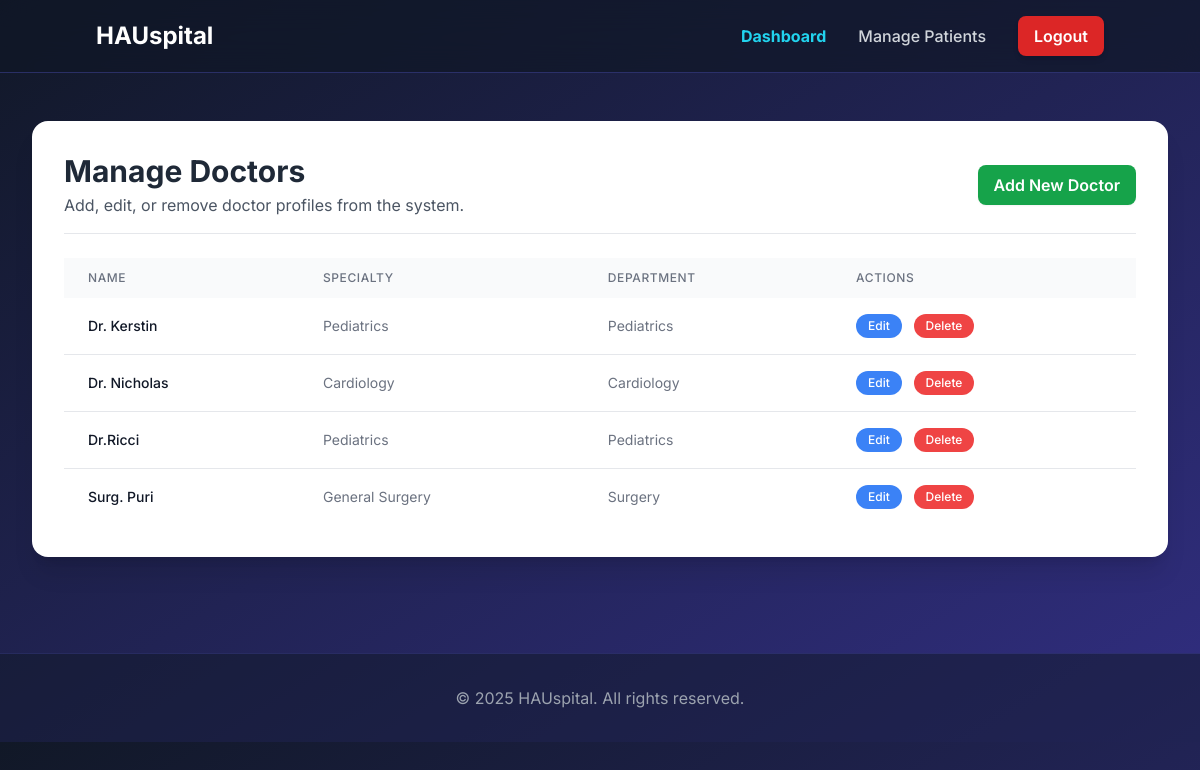
The page /accounts/manage-doctors/ (signed in) on the database as committed earlier.
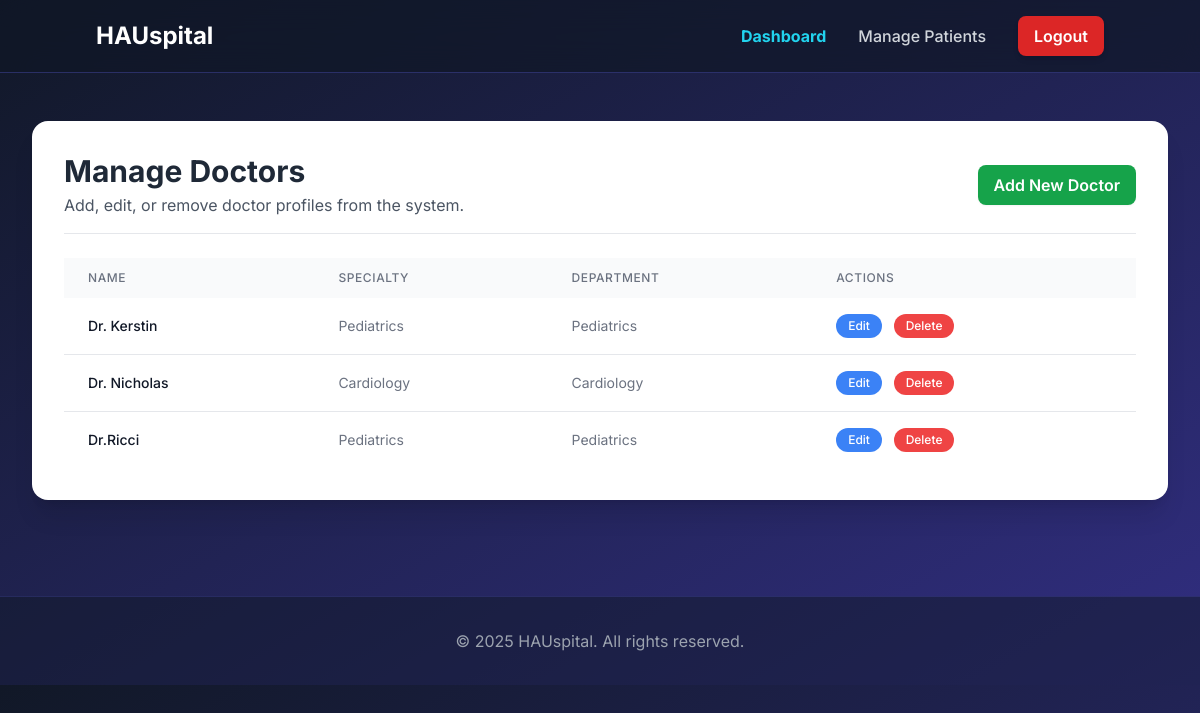
The same page on the database as committed later.
### main/models.py (models this page shows, shortened)
class Doctor(models.Model):
    name = models.CharField(max_length=100)
    specialty = models.CharField(max_length=100)
    department = models.CharField(max_length=100)

### users/views.py (the view)
# urls.py: path('manage-doctors/', views.manage_doctors_view, name='manage_doctors'),
@login_required
def manage_doctors_view(request):
    if not (hasattr(request.user, 'profile') and request.user.profile.role == 'admin'):
        messages.error(request, 'You do not have permission to view this page.')
        return redirect('home')
    doctors = Doctor.objects.all().order_by('name')
    context = {
        'doctors': doctors
    }
    return render(request, 'users/manage_doctors.html', context)

### main/templates/users/manage_doctors.html (shortened to what this page needs)
{% extends 'main/base.html' %}
{% load static %}
{% block content %}
<div class="w-full max-w-7xl mx-auto py-12 px-4 sm:px-6 lg:px-8">
    <div class="bg-white p-8 rounded-2xl shadow-xl">
        <div class="flex justify-between items-center border-b pb-4 mb-6">
            <div>
                <h1 class="text-3xl font-bold text-gray-800">Manage Doctors</h1>
                <p class="text-gray-600 mt-1">Add, edit, or remove doctor profiles from the system.</p>
            </div>
            <a href="{% url 'add_doctor' %}" class="bg-green-600 text-white py-2 px-4 rounded-lg font-semibold hover:bg-green-700 shadow-sm">
                Add New Doctor
            </a>
        </div>
        <div class="overflow-x-auto">
            <table class="min-w-full bg-white">
                <thead class="bg-gray-50">
                    <tr>
                        <th scope="col" class="px-6 py-3 text-left text-xs font-medium text-gray-500 uppercase tracking-wider">Name</th>
                        <th scope="col" class="px-6 py-3 text-left text-xs font-medium text-gray-500 uppercase tracking-wider">Specialty</th>
                        <th scope="col" class="px-6 py-3 text-left text-xs font-medium text-gray-500 uppercase tracking-wider">Department</th>
                        <th scope="col" class="px-6 py-3 text-left text-xs font-medium text-gray-500 uppercase tracking-wider">Actions</th>
                    </tr>
                </thead>
                <tbody class="divide-y divide-gray-200">
                    {% for doctor in doctors %}
                        <tr>
                            <td class="px-6 py-4 whitespace-nowrap text-sm font-medium text-gray-900">{{ doctor.name }}</td>
                            <td class="px-6 py-4 whitespace-nowrap text-sm text-gray-500">{{ doctor.specialty }}</td>
                            <td class="px-6 py-4 whitespace-nowrap text-sm text-gray-500">{{ doctor.department }}</td>
<td class="px-6 py-4 whitespace-nowrap text-sm font-medium space-x-2">
    <a href="{% url 'edit_doctor' doctor.id %}" class="bg-blue-500 text-white py-1 px-3 rounded-full hover:bg-blue-600 text-xs inline-block">Edit</a>
    <form action="{% url 'delete_doctor' doctor.id %}" method="POST" class="inline-block" onsubmit="return confirm('Are you sure you want to permanently delete this doctor?');">
        <button type="submit" class="bg-red-500 text-white py-1 px-3 rounded-full hover:bg-red-600 text-xs cursor-pointer">Delete</button>
    </form>
</td>
                        </tr>
                    {% empty %}
                        <tr>
                            <td colspan="4" class="px-6 py-4 text-center text-gray-500">No doctors found. Click "Add New Doctor" to get started.</td>
                        </tr>
                    {% endfor %}
                </tbody>
            </table>
        </div>
    </div>
</div>
{% endblock %}

Rows that differ between the two databases and show on the page:
removed Doctor: name "Surg. Puri", specialty "General Surgery", department "Surgery"
